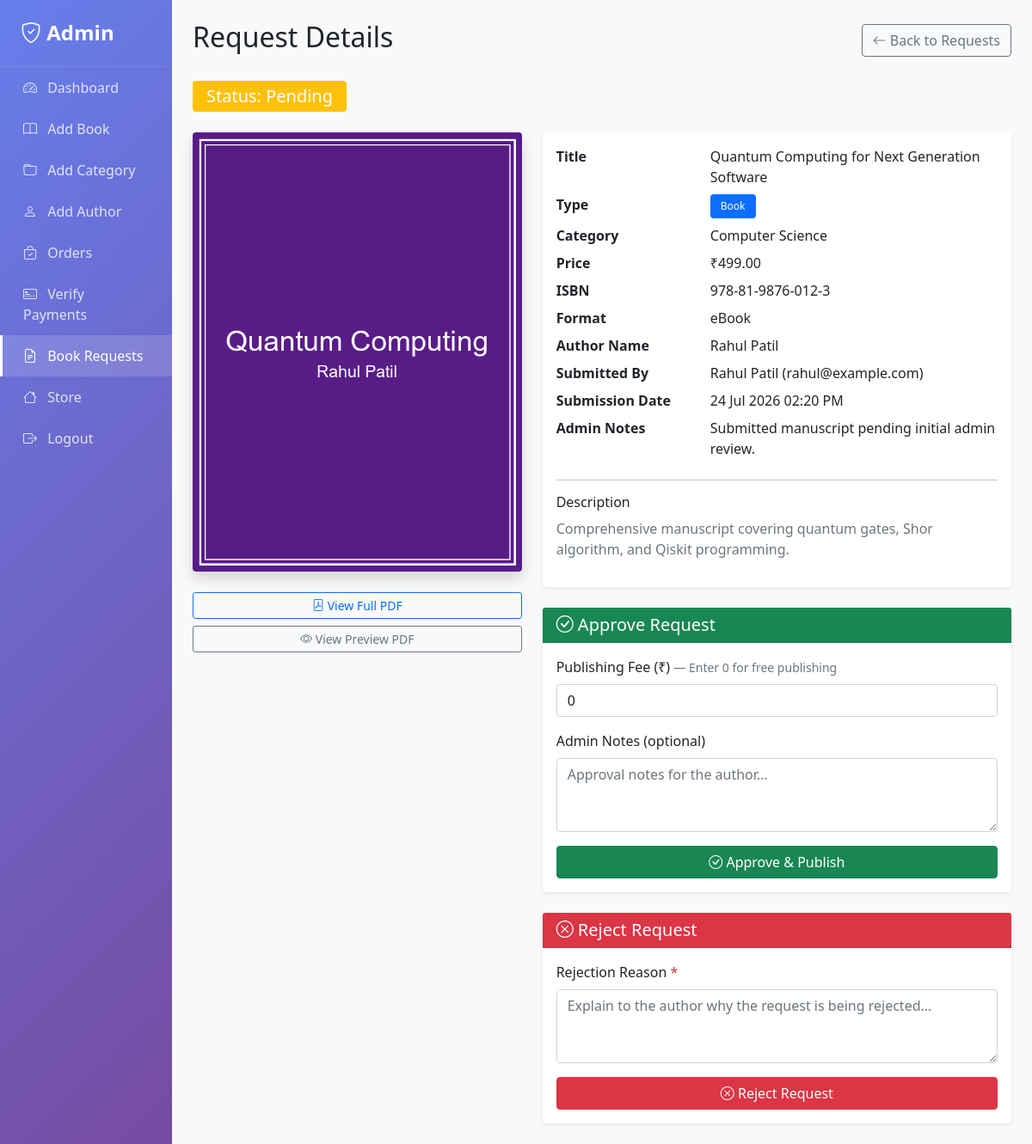
The app's page /admin-view-request.php?id=1 (signed in) with its own data.
### tables this page shows
CREATE TABLE IF NOT EXISTS `book_requests` (
  `id` INT(11) NOT NULL AUTO_INCREMENT,
  `user_id` INT(11) NOT NULL,
  `title` VARCHAR(255) NOT NULL,
  `description` TEXT NOT NULL,
  `author_name` VARCHAR(255) NOT NULL,
  `category_id` INT(11) NOT NULL,
  `price` DECIMAL(10,2) DEFAULT '0.00',
  `cover` VARCHAR(255) NOT NULL,
  `file` VARCHAR(255) NOT NULL,
  `preview_file` VARCHAR(255) DEFAULT NULL,
  `content_type` ENUM('book','research_paper') NOT NULL DEFAULT 'book',
  `isbn` VARCHAR(50) DEFAULT NULL,
  `doi` VARCHAR(100) DEFAULT NULL,
  `pages` INT(11) DEFAULT NULL,
  `format` ENUM('Paperback','eBook') DEFAULT 'eBook',
  `status` ENUM('pending','approved','payment_pending','published','rejected') DEFAULT 'pending',
  `publishing_fee` DECIMAL(10,2) DEFAULT '0.00',
  `payment_status` ENUM('unpaid','paid') DEFAULT 'unpaid',
  `transaction_id` VARCHAR(191) DEFAULT NULL,
  `scanner_status` ENUM('pending','passed','failed') DEFAULT 'passed',
  `admin_notes` TEXT DEFAULT NULL,
  `created_at` TIMESTAMP DEFAULT CURRENT_TIMESTAMP,
  `reviewed_at` TIMESTAMP NULL DEFAULT NULL,
  `published_at` TIMESTAMP NULL DEFAULT NULL,
  PRIMARY KEY (`id`),
  KEY `idx_requests_user` (`user_id`),
  KEY `idx_requests_category` (`category_id`),
  KEY `idx_requests_status` (`status`),
  KEY `idx_requests_payment_status` (`payment_status`),
  CONSTRAINT `fk_requests_user` FOREIGN KEY (`user_id`) REFERENCES `users` (`id`) ON DELETE CASCADE ON UPDATE CASCADE,
  CONSTRAINT `fk_requests_category` FOREIGN KEY (`category_id`) REFERENCES `categories` (`id`) ON UPDATE CASCADE
);

CREATE TABLE IF NOT EXISTS `categories` (
  `id` INT(11) NOT NULL AUTO_INCREMENT,
  `name` VARCHAR(191) NOT NULL,
  `created_at` TIMESTAMP DEFAULT CURRENT_TIMESTAMP,
  PRIMARY KEY (`id`),
  UNIQUE KEY `idx_categories_name` (`name`)
);

CREATE TABLE IF NOT EXISTS `users` (
  `id` INT(11) NOT NULL AUTO_INCREMENT,
  `full_name` VARCHAR(255) NOT NULL,
  `email` VARCHAR(191) NOT NULL,
  `phone` VARCHAR(20) NOT NULL,
  `password` TEXT NOT NULL,
  `created_at` TIMESTAMP DEFAULT CURRENT_TIMESTAMP,
  `updated_at` TIMESTAMP DEFAULT CURRENT_TIMESTAMP ON UPDATE CURRENT_TIMESTAMP,
  PRIMARY KEY (`id`),
  UNIQUE KEY `idx_users_email` (`email`),
  INDEX `idx_users_phone` (`phone`)
);

### php/func-book-request.php (called while the page is built, shortened)
<?php
function get_request($con, $id) {
    $sql = "SELECT br.*, u.full_name, u.email, c.name as category_name
            FROM book_requests br
            JOIN users u ON br.user_id = u.id
            JOIN categories c ON br.category_id = c.id
            WHERE br.id = ?";
    $stmt = $con->prepare($sql);
    $stmt->execute([$id]);
    return $stmt->fetch();
}

### admin-view-request.php (the view, shortened to what this page needs)
<?php
include "db_conn.php";
include "php/func-book-request.php";
$request_id = intval($_GET['id']);
$request = get_request($conn, $request_id);
?>
<!DOCTYPE html>
<html lang="en">
<head>
    <link href="https://cdn.jsdelivr.net/npm/bootstrap@5.1.3/dist/css/bootstrap.min.css" rel="stylesheet">
    <link rel="stylesheet" href="https://cdn.jsdelivr.net/npm/bootstrap-icons@1.7.2/font/bootstrap-icons.css">
    <link rel="stylesheet" href="css/admin-style.css">
</head>
<body>
    <div class="container-fluid">
        <div class="row">
            <div class="col-md-2 admin-sidebar p-0">
                <div class="sidebar-header">
                    <h4><i class="bi bi-shield-check"></i> Admin</h4>
                </div>
                <nav class="nav flex-column">
                    <a class="nav-link" href="admin.php"><i class="bi bi-speedometer2"></i> Dashboard</a>
                    <a class="nav-link" href="add-book.php"><i class="bi bi-book"></i> Add Book</a>
                    <a class="nav-link" href="add-category.php"><i class="bi bi-folder"></i> Add Category</a>
                    <a class="nav-link" href="add-author.php"><i class="bi bi-person"></i> Add Author</a>
                    <a class="nav-link" href="admin-orders.php"><i class="bi bi-bag-check"></i> Orders</a>
                    <a class="nav-link" href="admin-verify-payments.php"><i class="bi bi-credit-card-2-front"></i> Verify Payments</a>
                    <a class="nav-link active" href="admin-book-requests.php"><i class="bi bi-file-earmark-text"></i> Book Requests</a>
                    <a class="nav-link" href="index.php"><i class="bi bi-house"></i> Store</a>
                    <a class="nav-link" href="logout.php"><i class="bi bi-box-arrow-right"></i> Logout</a>
                </nav>
            </div>
            <div class="col-md-10 admin-content p-4">
                <div class="d-flex justify-content-between align-items-center mb-4">
                    <h2>Request Details</h2>
                    <a href="admin-book-requests.php" class="btn btn-outline-secondary"><i class="bi bi-arrow-left"></i> Back to Requests</a>
                </div>
                <?php
                    $status_class = [
                        'pending' => 'warning',
                        'approved' => 'info',
                        'published' => 'success',
                        'rejected' => 'danger'
                    ][$request['status']];
                ?>
                <div class="mb-4">
                    <span class="badge bg-<?= $status_class ?> fs-5 px-3 py-2">Status: <?= ucfirst($request['status']) ?></span>
                </div>
                <div class="row g-4">
                    <div class="col-md-5">
                        <img src="uploads/cover/<?= htmlspecialchars($request['cover']) ?>" class="img-fluid rounded shadow w-100 mb-3">
                        <a href="uploads/files/<?= htmlspecialchars($request['file']) ?>" target="_blank" class="btn btn-outline-primary btn-sm mt-2 d-block"><i class="bi bi-file-pdf"></i> View Full PDF</a>
                        <?php if (!empty($request['preview_file'])): ?>
                        <a href="uploads/files/<?= htmlspecialchars($request['preview_file']) ?>" target="_blank" class="btn btn-outline-secondary btn-sm mt-2 d-block"><i class="bi bi-eye"></i> View Preview PDF</a>
                        <?php endif; ?>
                    </div>
                    <div class="col-md-7">
                        <div class="card shadow-sm border-0 mb-4">
                            <div class="card-body">
                                <dl class="row mb-0">
                                    <dt class="col-sm-4">Title</dt>
                                    <dd class="col-sm-8 fw-semibold"><?= htmlspecialchars($request['title']) ?></dd>
                                    <dt class="col-sm-4">Type</dt>
                                    <dd class="col-sm-8">
                                        <span class="badge <?= (isset($request['content_type']) && $request['content_type']=='research_paper') ? 'bg-info text-dark' : 'bg-primary' ?>">
                                            <?= (isset($request['content_type']) && $request['content_type']=='research_paper') ? 'Research Paper' : 'Book' ?>
                                        </span>
                                    </dd>
                                    <dt class="col-sm-4">Category</dt>
                                    <dd class="col-sm-8"><?= htmlspecialchars($request['category_name']) ?></dd>
                                    <dt class="col-sm-4">Price</dt>
                                    <dd class="col-sm-8">₹<?= number_format($request['price'], 2) ?></dd>
                                    <?php if (isset($request['content_type']) && $request['content_type'] == 'research_paper'): ?>
                                        <?php if (!empty($request['doi'])): ?>
                                        <dt class="col-sm-4">DOI</dt>
                                        <dd class="col-sm-8"><?= htmlspecialchars($request['doi']) ?></dd>
                                        <?php endif; ?>
                                    <?php else: ?>
                                        <?php if (!empty($request['isbn'])): ?>
                                        <dt class="col-sm-4">ISBN</dt>
                                        <dd class="col-sm-8"><?= htmlspecialchars($request['isbn']) ?></dd>
                                        <?php endif; ?>
                                    <?php endif; ?>
                                    <?php if (!empty($request['format'])): ?>
                                    <dt class="col-sm-4">Format</dt>
                                    <dd class="col-sm-8"><?= htmlspecialchars($request['format']) ?></dd>
                                    <?php endif; ?>
                                    <dt class="col-sm-4">Author Name</dt>
                                    <dd class="col-sm-8"><?= htmlspecialchars($request['author_name']) ?></dd>
                                    <dt class="col-sm-4">Submitted By</dt>
                                    <dd class="col-sm-8"><?= htmlspecialchars($request['full_name']) ?> (<?= htmlspecialchars($request['email']) ?>)</dd>
                                    <dt class="col-sm-4">Submission Date</dt>
                                    <dd class="col-sm-8"><?= date('d M Y h:i A', strtotime($request['created_at'])) ?></dd>
                                    <?php if (!empty($request['admin_notes'])): ?>
                                    <dt class="col-sm-4">Admin Notes</dt>
                                    <dd class="col-sm-8"><?= nl2br(htmlspecialchars($request['admin_notes'])) ?></dd>
                                    <?php endif; ?>
                                </dl>
                                <hr>
                                <h6>Description</h6>
                                <p class="text-muted"><?= nl2br(htmlspecialchars($request['description'])) ?></p>
                            </div>
                        </div>
                        <?php if ($request['status'] == 'pending'): ?>
                        <div class="card border-0 shadow-sm mb-4">
                            <div class="card-header bg-success text-white">
                                <h5 class="mb-0"><i class="bi bi-check-circle"></i> Approve Request</h5>
                            </div>
                            <div class="card-body">
                                <form action="php/approve-book-request.php" method="GET">
                                    <div class="mb-3">
                                        <label class="form-label">Publishing Fee (₹) <span class="text-muted small">— Enter 0 for free publishing</span></label>
                                        <input type="number" step="0.01" min="0" class="form-control" name="fee" value="0" required>
                                    </div>
                                    <div class="mb-3">
                                        <label class="form-label">Admin Notes (optional)</label>
                                        <textarea class="form-control" name="notes" rows="3" placeholder="Approval notes for the author..."></textarea>
                                    </div>
                                    <button type="submit" class="btn btn-success w-100"><i class="bi bi-check-circle"></i> Approve & Publish</button>
                                </form>
                            </div>
                        </div>
                        <div class="card border-0 shadow-sm">
                            <div class="card-header bg-danger text-white">
                                <h5 class="mb-0"><i class="bi bi-x-circle"></i> Reject Request</h5>
                            </div>
                            <div class="card-body">
                                <form action="php/reject-book-request.php" method="GET">
                                    <div class="mb-3">
                                        <label class="form-label">Rejection Reason <span class="text-danger">*</span></label>
                                        <textarea class="form-control" name="notes" rows="3" placeholder="Explain to the author why the request is being rejected..." required></textarea>
                                    </div>
                                    <button type="submit" class="btn btn-danger w-100"><i class="bi bi-x-circle"></i> Reject Request</button>
                                </form>
                            </div>
                        </div>
                        <?php elseif ($request['status'] == 'approved' && isset($request['payment_status']) && $request['payment_status'] == 'paid'): ?>
                            <a href="php/verify-publishing-payment.php?id=<?= $request_id ?>" class="btn btn-primary w-100"><i class="bi bi-check-circle"></i> Verify Payment & Publish</a>
                        <?php endif; ?>
                    </div>
                </div>
            </div>
        </div>
    </div>
</body>
</html>

### css/admin-style.css (style rules this page uses)
.admin-sidebar { background: linear-gradient(135deg, #667eea 0%, #764ba2 100%); min-height: 100vh; box-shadow: 2px 0 10px rgba(0,0,0,0.1); }
.admin-sidebar .sidebar-header { padding: 1.5rem; border-bottom: 1px solid rgba(255,255,255,0.1); }
.admin-sidebar .sidebar-header h4 { color: white; font-weight: 600; margin: 0; }
.admin-sidebar .nav-link { color: rgba(255,255,255,0.8) !important; padding: 0.75rem 1.5rem; transition: all 0.3s; border-left: 3px solid transparent; }
.admin-sidebar .nav-link.active { background: rgba(255,255,255,0.15); color: white !important; border-left-color: white; }
.admin-sidebar .nav-link i { margin-right: 0.5rem; width: 20px; }
.admin-content { background: #f8f9fa; min-height: 100vh; }
.badge { padding: 0.5rem 0.75rem; font-weight: 500; }

### records on screen
book_requests: status "Pending", cover (picture), title "Quantum Computing for Next Generation Software", category.name "Computer Science", price "499.00", isbn "978-81-9876-012-3", format "eBook", author_name "Rahul Patil", user.full_name "Rahul Patil", user.email "rahul@example.com", created_at "24 Jul 2026 02:20 PM", admin_notes "Submitted manuscript pending initial admin review.", description "Comprehensive manuscript covering quantum gates, Shor algorithm, and Qiskit programming."
